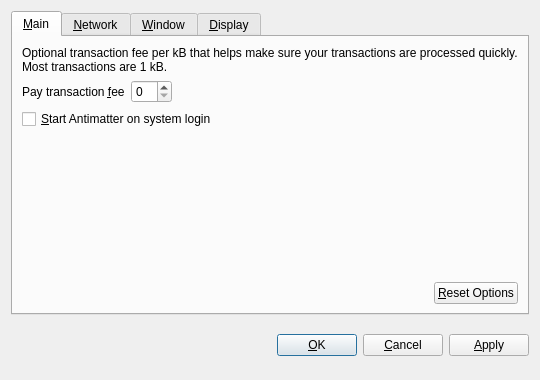
<?xml version="1.0" encoding="UTF-8"?>
<ui version="4.0">
 <class>OptionsDialog</class>
 <widget class="QDialog" name="OptionsDialog">
  <property name="geometry">
   <rect>
    <x>0</x>
    <y>0</y>
    <width>540</width>
    <height>380</height>
   </rect>
  </property>
  <property name="windowTitle">
   <string>Options</string>
  </property>
  <property name="modal">
   <bool>true</bool>
  </property>
  <layout class="QVBoxLayout" name="verticalLayout">
   <item>
    <widget class="QTabWidget" name="tabWidget">
     <property name="tabPosition">
      <enum>QTabWidget::North</enum>
     </property>
     <property name="currentIndex">
      <number>0</number>
     </property>
     <widget class="QWidget" name="tabMain">
      <attribute name="title">
       <string>&amp;Main</string>
      </attribute>
      <layout class="QVBoxLayout" name="verticalLayout_Main">
       <item>
        <widget class="QLabel" name="transactionFeeInfoLabel">
         <property name="text">
          <string>Optional transaction fee per kB that helps make sure your transactions are processed quickly. Most transactions are 1 kB.</string>
         </property>
         <property name="textFormat">
          <enum>Qt::PlainText</enum>
         </property>
         <property name="wordWrap">
          <bool>true</bool>
         </property>
        </widget>
       </item>
       <item>
        <layout class="QHBoxLayout" name="horizontalLayout_1_Main">
         <item>
          <widget class="QLabel" name="transactionFeeLabel">
           <property name="text">
            <string>Pay transaction &amp;fee</string>
           </property>
           <property name="textFormat">
            <enum>Qt::PlainText</enum>
           </property>
           <property name="buddy">
            <cstring>transactionFee</cstring>
           </property>
          </widget>
         </item>
         <item>
          <widget class="BitcoinAmountField" name="transactionFee"/>
         </item>
         <item>
          <spacer name="horizontalSpacer_1_Main">
           <property name="orientation">
            <enum>Qt::Horizontal</enum>
           </property>
           <property name="sizeHint" stdset="0">
            <size>
             <width>40</width>
             <height>20</height>
            </size>
           </property>
          </spacer>
         </item>
        </layout>
       </item>
       <item>
        <widget class="QCheckBox" name="bitcoinAtStartup">
         <property name="toolTip">
          <string>Automatically start Antimatter after logging in to the system.</string>
         </property>
         <property name="text">
          <string>&amp;Start Antimatter on system login</string>
         </property>
        </widget>
       </item>
       <item>
        <spacer name="verticalSpacer_Main">
         <property name="orientation">
          <enum>Qt::Vertical</enum>
         </property>
         <property name="sizeHint" stdset="0">
          <size>
           <width>20</width>
           <height>40</height>
          </size>
         </property>
        </spacer>
       </item>
       <item>
        <layout class="QHBoxLayout" name="horizontalLayout_2_Main">
         <item>
          <spacer name="horizontalSpacer_2_Main">
           <property name="orientation">
            <enum>Qt::Horizontal</enum>
           </property>
           <property name="sizeHint" stdset="0">
            <size>
             <width>40</width>
             <height>20</height>
            </size>
           </property>
          </spacer>
         </item>
         <item>
          <widget class="QPushButton" name="resetButton">
           <property name="toolTip">
            <string>Reset all client options to default.</string>
           </property>
           <property name="text">
            <string>&amp;Reset Options</string>
           </property>
           <property name="autoDefault">
            <bool>false</bool>
           </property>
          </widget>
         </item>
        </layout>
       </item>
      </layout>
     </widget>
     <widget class="QWidget" name="tabNetwork">
      <attribute name="title">
       <string>&amp;Network</string>
      </attribute>
      <layout class="QVBoxLayout" name="verticalLayout_Network">
       <item>
        <widget class="QCheckBox" name="mapPortUpnp">
         <property name="toolTip">
          <string>Automatically open the Antimatter client port on the router. This only works when your router supports UPnP and it is enabled.</string>
         </property>
         <property name="text">
          <string>Map port using &amp;UPnP</string>
         </property>
        </widget>
       </item>
       <item>
        <widget class="QCheckBox" name="connectSocks">
         <property name="toolTip">
          <string>Connect to the Antimatter network through a SOCKS proxy (e.g. when connecting through Tor).</string>
         </property>
         <property name="text">
          <string>&amp;Connect through SOCKS proxy:</string>
         </property>
        </widget>
       </item>
       <item>
        <layout class="QHBoxLayout" name="horizontalLayout_Network">
         <item>
          <widget class="QLabel" name="proxyIpLabel">
           <property name="text">
            <string>Proxy &amp;IP:</string>
           </property>
           <property name="textFormat">
            <enum>Qt::PlainText</enum>
           </property>
           <property name="buddy">
            <cstring>proxyIp</cstring>
           </property>
          </widget>
         </item>
         <item>
          <widget class="QValidatedLineEdit" name="proxyIp">
           <property name="maximumSize">
            <size>
             <width>140</width>
             <height>16777215</height>
            </size>
           </property>
           <property name="toolTip">
            <string>IP address of the proxy (e.g. 127.0.0.1)</string>
           </property>
          </widget>
         </item>
         <item>
          <widget class="QLabel" name="proxyPortLabel">
           <property name="text">
            <string>&amp;Port:</string>
           </property>
           <property name="textFormat">
            <enum>Qt::PlainText</enum>
           </property>
           <property name="buddy">
            <cstring>proxyPort</cstring>
           </property>
          </widget>
         </item>
         <item>
          <widget class="QLineEdit" name="proxyPort">
           <property name="maximumSize">
            <size>
             <width>55</width>
             <height>16777215</height>
            </size>
           </property>
           <property name="toolTip">
            <string>Port of the proxy (e.g. 9050)</string>
           </property>
          </widget>
         </item>
         <item>
          <widget class="QLabel" name="socksVersionLabel">
           <property name="text">
            <string>SOCKS &amp;Version:</string>
           </property>
           <property name="textFormat">
            <enum>Qt::PlainText</enum>
           </property>
           <property name="buddy">
            <cstring>socksVersion</cstring>
           </property>
          </widget>
         </item>
         <item>
          <widget class="QValueComboBox" name="socksVersion">
           <property name="toolTip">
            <string>SOCKS version of the proxy (e.g. 5)</string>
           </property>
          </widget>
         </item>
         <item>
          <spacer name="horizontalSpacer_Network">
           <property name="orientation">
            <enum>Qt::Horizontal</enum>
           </property>
           <property name="sizeHint" stdset="0">
            <size>
             <width>40</width>
             <height>20</height>
            </size>
           </property>
          </spacer>
         </item>
        </layout>
       </item>
       <item>
        <spacer name="verticalSpacer_Network">
         <property name="orientation">
          <enum>Qt::Vertical</enum>
         </property>
         <property name="sizeHint" stdset="0">
          <size>
           <width>20</width>
           <height>40</height>
          </size>
         </property>
        </spacer>
       </item>
      </layout>
     </widget>
     <widget class="QWidget" name="tabWindow">
      <attribute name="title">
       <string>&amp;Window</string>
      </attribute>
      <layout class="QVBoxLayout" name="verticalLayout_Window">
       <item>
        <widget class="QCheckBox" name="minimizeToTray">
         <property name="toolTip">
          <string>Show only a tray icon after minimizing the window.</string>
         </property>
         <property name="text">
          <string>&amp;Minimize to the tray instead of the taskbar</string>
         </property>
        </widget>
       </item>
       <item>
        <widget class="QCheckBox" name="minimizeOnClose">
         <property name="toolTip">
          <string>Minimize instead of exit the application when the window is closed. When this option is enabled, the application will be closed only after selecting Quit in the menu.</string>
         </property>
         <property name="text">
          <string>M&amp;inimize on close</string>
         </property>
        </widget>
       </item>
       <item>
        <spacer name="verticalSpacer_Window">
         <property name="orientation">
          <enum>Qt::Vertical</enum>
         </property>
         <property name="sizeHint" stdset="0">
          <size>
           <width>20</width>
           <height>40</height>
          </size>
         </property>
        </spacer>
       </item>
      </layout>
     </widget>
     <widget class="QWidget" name="tabDisplay">
      <attribute name="title">
       <string>&amp;Display</string>
      </attribute>
      <layout class="QVBoxLayout" name="verticalLayout_Display">
       <item>
        <layout class="QHBoxLayout" name="horizontalLayout_1_Display">
         <item>
          <widget class="QLabel" name="langLabel">
           <property name="text">
            <string>User Interface &amp;language:</string>
           </property>
           <property name="textFormat">
            <enum>Qt::PlainText</enum>
           </property>
           <property name="buddy">
            <cstring>lang</cstring>
           </property>
          </widget>
         </item>
         <item>
          <widget class="QValueComboBox" name="lang">
           <property name="toolTip">
            <string>The user interface language can be set here. This setting will take effect after restarting Antimatter.</string>
           </property>
          </widget>
         </item>
        </layout>
       </item>
       <item>
        <layout class="QHBoxLayout" name="horizontalLayout_2_Display">
         <item>
          <widget class="QLabel" name="unitLabel">
           <property name="text">
            <string>&amp;Unit to show amounts in:</string>
           </property>
           <property name="textFormat">
            <enum>Qt::PlainText</enum>
           </property>
           <property name="buddy">
            <cstring>unit</cstring>
           </property>
          </widget>
         </item>
         <item>
          <widget class="QValueComboBox" name="unit">
           <property name="toolTip">
            <string>Choose the default subdivision unit to show in the interface and when sending coins.</string>
           </property>
          </widget>
         </item>
        </layout>
       </item>
       <item>
        <widget class="QCheckBox" name="displayAddresses">
         <property name="toolTip">
          <string>Whether to show Antimatter addresses in the transaction list or not.</string>
         </property>
         <property name="text">
          <string>&amp;Display addresses in transaction list</string>
         </property>
        </widget>
       </item>
       <item>
        <widget class="QCheckBox" name="coinControlFeatures">
         <property name="toolTip">
          <string>Whether to show coin control features or not.</string>
         </property>
         <property name="text">
          <string>Display coin &amp;control features (experts only!)</string>
         </property>
        </widget>
       </item>
       <item>
        <spacer name="verticalSpacer_Display">
         <property name="orientation">
          <enum>Qt::Vertical</enum>
         </property>
         <property name="sizeHint" stdset="0">
          <size>
           <width>20</width>
           <height>40</height>
          </size>
         </property>
        </spacer>
       </item>
      </layout>
     </widget>
    </widget>
   </item>
   <item>
    <layout class="QHBoxLayout" name="horizontalLayout_Buttons">
     <item>
      <spacer name="horizontalSpacer_1">
       <property name="orientation">
        <enum>Qt::Horizontal</enum>
       </property>
       <property name="sizeHint" stdset="0">
        <size>
         <width>40</width>
         <height>48</height>
        </size>
       </property>
      </spacer>
     </item>
     <item>
      <widget class="QLabel" name="statusLabel">
       <property name="font">
        <font>
         <weight>75</weight>
         <bold>true</bold>
        </font>
       </property>
       <property name="text">
        <string/>
       </property>
       <property name="textFormat">
        <enum>Qt::PlainText</enum>
       </property>
       <property name="wordWrap">
        <bool>true</bool>
       </property>
      </widget>
     </item>
     <item>
      <spacer name="horizontalSpacer_2">
       <property name="orientation">
        <enum>Qt::Horizontal</enum>
       </property>
       <property name="sizeHint" stdset="0">
        <size>
         <width>40</width>
         <height>48</height>
        </size>
       </property>
      </spacer>
     </item>
     <item>
      <widget class="QPushButton" name="okButton">
       <property name="text">
        <string>&amp;OK</string>
       </property>
      </widget>
     </item>
     <item>
      <widget class="QPushButton" name="cancelButton">
       <property name="text">
        <string>&amp;Cancel</string>
       </property>
       <property name="autoDefault">
        <bool>false</bool>
       </property>
      </widget>
     </item>
     <item>
      <widget class="QPushButton" name="applyButton">
       <property name="text">
        <string>&amp;Apply</string>
       </property>
       <property name="autoDefault">
        <bool>false</bool>
       </property>
      </widget>
     </item>
    </layout>
   </item>
  </layout>
 </widget>
 <customwidgets>
  <customwidget>
   <class>BitcoinAmountField</class>
   <extends>QSpinBox</extends>
   <header>bitcoinamountfield.h</header>
  </customwidget>
  <customwidget>
   <class>QValueComboBox</class>
   <extends>QComboBox</extends>
   <header>qvaluecombobox.h</header>
  </customwidget>
  <customwidget>
   <class>QValidatedLineEdit</class>
   <extends>QLineEdit</extends>
   <header>qvalidatedlineedit.h</header>
  </customwidget>
 </customwidgets>
 <resources/>
 <connections/>
</ui>
